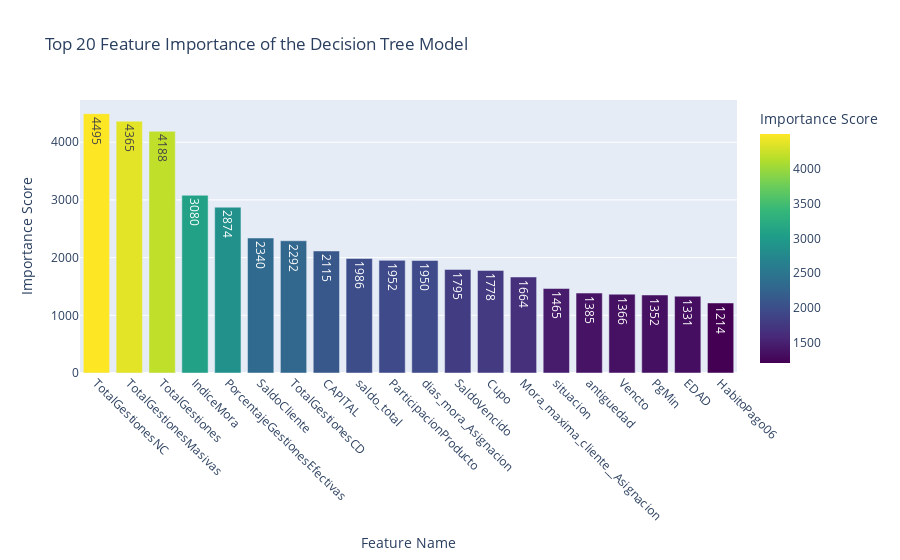

The notebook cell this image was saved under:
### Markdown cell above
## ***Feature Importances***

### Code cell
# Extract feature importances from the trained model
importances = lgbm_model_balanced.feature_importances_

# Create a DataFrame for easier plotting
feature_names = X_train.columns  # Use the features from the final training set
importance_df = pd.DataFrame({
    'Feature': feature_names,
    'Importance': importances
})

# Sort by importance and select the top 20
importance_df = importance_df.sort_values(by='Importance', ascending=False).head(20)

# Plot the feature importance using Plotly
fig = px.bar(importance_df, 
             x='Feature', 
             y='Importance', 
             title='Top 20 Feature Importance of the Decision Tree Model',
             labels={'Feature': 'Feature Name', 'Importance': 'Importance Score'},
             color='Importance',  # Color bars based on importance
             color_continuous_scale='Viridis',  # Use a color scale for better visualization
             text='Importance')  # Display importance values on the bars

# Rotate X-axis labels for better readability
fig.update_layout(xaxis_tickangle=45)

# Show the plot
fig.show()

### Figure 1 — Plotly figure (JSON) as saved in the notebook; plotly's stock layout.template omitted (floating-point values rounded to 4 significant figures)
{"data": [{"alignmentgroup": "True", "hovertemplate": "Feature Name=%{x}<br>Importance Score=%{marker.color}<extra></extra>", "legendgroup": "", "marker": {"color": [4495, 4365, 4188, 3080, 2874, 2340, 2292, 2115, 1986, 1952, 1950, 1795, 1778, 1664, 1465, 1385, 1366, 1352, 1331, 1214], "coloraxis": "coloraxis", "pattern": {"shape": ""}}, "name": "", "offsetgroup": "", "orientation": "v", "showlegend": false, "text": [4495, 4365, 4188, 3080, 2874, 2340, 2292, 2115, 1986, 1952, 1950, 1795, 1778, 1664, 1465, 1385, 1366, 1352, 1331, 1214], "textposition": "auto", "type": "bar", "x": ["TotalGestionesNC", "TotalGestionesMasivas", "TotalGestiones", "IndiceMora", "PorcentajeGestionesEfectivas", "SaldoCliente", "TotalGestionesCD", "CAPITAL", "saldo_total", "ParticipacionProducto", "dias_mora_Asignacion", "SaldoVencido", "Cupo", "Mora_maxima_cliente__Asignacion", "situacion", "antiguedad", "Vencto", "PgMin", "EDAD", "HabitoPago06"], "xaxis": "x", "y": [4495, 4365, 4188, 3080, 2874, 2340, 2292, 2115, 1986, 1952, 1950, 1795, 1778, 1664, 1465, 1385, 1366, 1352, 1331, 1214], "yaxis": "y"}], "layout": {"barmode": "relative", "coloraxis": {"colorbar": {"title": {"text": "Importance Score"}}, "colorscale": [[0, "#440154"], [0.1111, "#482878"], [0.2222, "#3e4989"], [0.3333, "#31688e"], [0.4444, "#26828e"], [0.5556, "#1f9e89"], [0.6667, "#35b779"], [0.7778, "#6ece58"], [0.8889, "#b5de2b"], [1, "#fde725"]]}, "legend": {"tracegroupgap": 0}, "title": {"text": "Top 20 Feature Importance of the Decision Tree Model"}, "xaxis": {"anchor": "y", "domain": [0, 1], "tickangle": 45, "title": {"text": "Feature Name"}}, "yaxis": {"anchor": "x", "domain": [0, 1], "title": {"text": "Importance Score"}}}}
